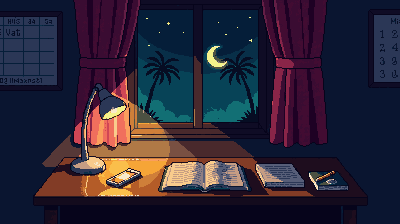
#> input picture assets/backgrounds/bg_meja_pov.png, 400 x 224 px
$ python gen_jadual.py
#> lines starting #> are read from the running program, lines starting #| are printed output that depends on the picture
"""The SPM timetable on the wall of Alif's desk (bg_meja_pov.png, top left).

The painted one had made-up letters ("HUS 3a 5a"). This repaints its paper
with a real exam timetable in a 3x5 pixel font: subject and date, Sejarah
circled in red (Alif: "SPM Sejarah. Tiga hari lagi." - the Kalendar in
data/prologue_room.json). The left of the frame runs off the picture, so
everything sits inside the visible paper, x 0-56, y 17-84.

    python tools/gen_jadual.py
"""
import pathlib

from PIL import Image

ROOT = pathlib.Path(__file__).resolve().parent.parent
BG = ROOT / "assets/backgrounds/bg_meja_pov.png"
PAPER = (0, 17, 57, 85)        # x0, y0, x1, y1 (exclusive) of the visible paper
PAPER_C = (43, 55, 86)
INK = (12, 20, 42)
LINE = (22, 33, 62)
RED = (196, 58, 58)

ROWS = [("BM", "2/11"), ("BI", "4/11"), ("MATE", "5/11"), ("SEJARAH", "9/11"), ("SAINS", "11/11")]
MARK = "SEJARAH"

F = {  # 3x5 glyphs, rows top to bottom
    "A": ["010", "101", "111", "101", "101"], "B": ["110", "101", "110", "101", "110"],
    "D": ["110", "101", "101", "101", "110"], "E": ["111", "100", "110", "100", "111"],
    "G": ["011", "100", "101", "101", "011"], "H": ["101", "101", "111", "101", "101"],
    "I": ["111", "010", "010", "010", "111"], "J": ["001", "001", "001", "101", "010"],
    "K": ["101", "110", "100", "110", "101"], "L": ["100", "100", "100", "100", "111"],
    "M": ["10001", "11011", "10101", "10001", "10001"], "N": ["1001", "1101", "1011", "1001", "1001"],
    "P": ["110", "101", "110", "100", "100"], "R": ["110", "101", "110", "101", "101"],
    "S": ["011", "100", "010", "001", "110"], "T": ["111", "010", "010", "010", "010"],
    "U": ["101", "101", "101", "101", "111"],
    "0": ["111", "101", "101", "101", "111"], "1": ["010", "110", "010", "010", "111"],
    "2": ["110", "001", "010", "100", "111"], "3": ["110", "001", "010", "001", "110"],
    "4": ["101", "101", "111", "001", "001"], "5": ["111", "100", "110", "001", "110"],
    "6": ["011", "100", "111", "101", "111"], "7": ["111", "001", "010", "010", "010"],
    "8": ["111", "101", "111", "101", "111"], "9": ["111", "101", "111", "001", "110"],
    "/": ["001", "001", "010", "100", "100"], " ": ["000"] * 5,
}


def text(px, x: int, y: int, s: str, c) -> int:
    for ch in s:
        for r, row in enumerate(F[ch]):
            for k, bit in enumerate(row):
                if bit == "1":
                    px[x + k, y + r] = c
        x += len(F[ch][0]) + 1
    return x


def width(s: str) -> int:
    return sum(len(F[ch][0]) + 1 for ch in s) - 1


def main() -> None:
    im = Image.open(BG).convert("RGBA")
#> im is the input picture: PIL image 400x224 RGBA; mean R, G, B, A 44.6, 37.3, 54.6, 255
    px = im.load()
    x0, y0, x1, y1 = PAPER
    for y in range(y0, y1):
        for x in range(x0, x1):
            px[x, y] = PAPER_C + (255,)
    split = 31  # subject | date
    # title
    title = "JADUAL SPM"
    text(px, x0 + (x1 - x0 - width(title)) // 2, y0 + 2, title, INK + (255,))
    top = y0 + 9
    for x in range(x0, x1):
        px[x, top] = INK + (255,)
    row_h = 11  # text at +3..+7, the red ring at +1 and +9
    for i, (subj, date) in enumerate(ROWS):
        ry = top + 1 + i * row_h
        ink = (RED if subj == MARK else INK) + (255,)
        text(px, x0 + 3, ry + 3, subj, ink)
        text(px, x1 - 4 - width(date), ry + 3, date, ink)
        if i < len(ROWS) - 1:
            for x in range(x0, x1):
                px[x, ry + row_h - 1] = LINE + (255,)
        if subj == MARK:  # a red ring drawn round the row, by hand
            for x in range(x0 + 1, x1 - 1):
                px[x, ry + 1] = RED + (255,)
                px[x, ry + row_h - 2] = RED + (255,)
            for y in range(ry + 2, ry + row_h - 2):
                px[x0 + 1 if x0 > 0 else x0, y] = RED + (255,)
                px[x1 - 2, y] = RED + (255,)
    for y in range(top + 1, top + row_h * len(ROWS) - 1):
        if px[split, y][:3] != RED:
            px[split, y] = LINE + (255,)
    im.save(BG)
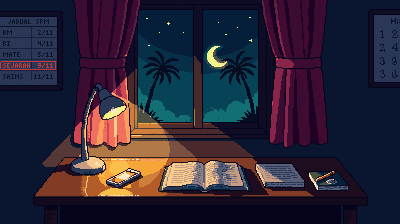
#> saved as bg_meja_pov.png: PIL image 400x224 RGBA; mean R, G, B, A 45, 37.3, 54.5, 255
    print("jadual:", BG)


if __name__ == "__main__":
    main()

$ run again, with assets/backgrounds/bg_bilik_alif_malam.png copied over assets/backgrounds/bg_meja_pov.png
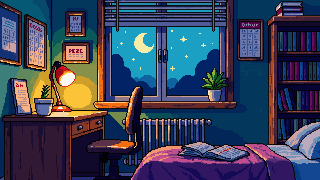
#> input picture assets/backgrounds/bg_bilik_alif_malam.png, 320 x 180 px
#> in main, im is the input picture: PIL image 320x180 RGBA; mean R, G, B, A 58.8, 65.4, 88.7, 255
#> in main, `im.save(BG)`:
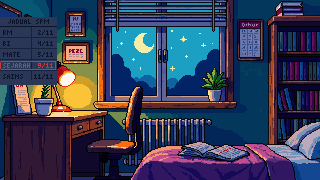
#> saved as bg_meja_pov.png: PIL image 320x180 RGBA; mean R, G, B, A 55.9, 62.6, 87.7, 255

$ run again, with assets/backgrounds/bg_bilik_alif_malam_v2.png copied over assets/backgrounds/bg_meja_pov.png
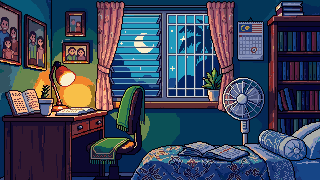
#> input picture assets/backgrounds/bg_bilik_alif_malam_v2.png, 320 x 180 px
#> in main, im is the input picture: PIL image 320x180 RGBA; mean R, G, B, A 60.8, 69.5, 89.3, 255
#> in main, `im.save(BG)`:
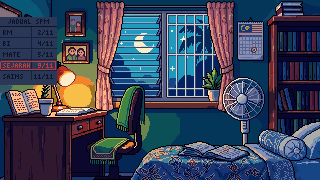
#> saved as bg_meja_pov.png: PIL image 320x180 RGBA; mean R, G, B, A 58.8, 68, 89.7, 255

$ run again, with assets/backgrounds/bg_gelanggang.png copied over assets/backgrounds/bg_meja_pov.png
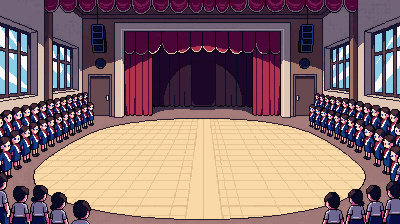
#> input picture assets/backgrounds/bg_gelanggang.png, 400 x 224 px
#> in main, im is the input picture: PIL image 400x224 RGBA; mean R, G, B, A 137.8, 110.4, 110.2, 255
#> in main, `im.save(BG)`:
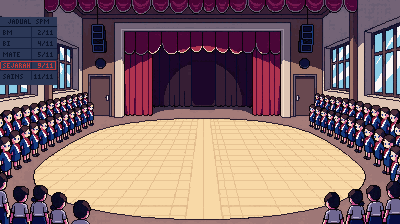
#> saved as bg_meja_pov.png: PIL image 400x224 RGBA; mean R, G, B, A 134.7, 107.5, 107.9, 255
